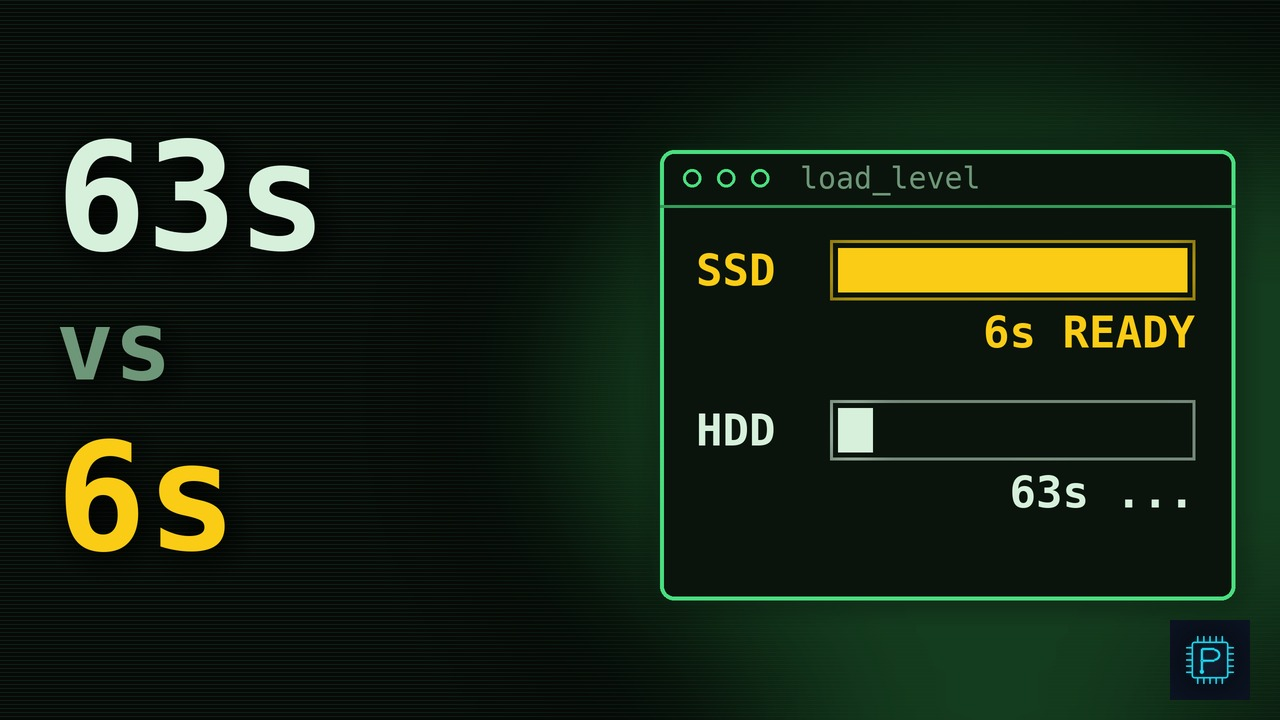

The Python source for this figure:
"""Thumbnail for video 05: terminal-green load bars racing (HDD crawling vs SSD done) + big text."""
import os
HERE = os.path.dirname(os.path.abspath(__file__))
ROOT = os.path.abspath(os.path.join(HERE, "../.."))
from PIL import Image, ImageDraw, ImageFilter, ImageFont

W, H, K = 1280, 720, 2
# THEMES["terminal"] colors
NAVY = (6, 10, 7); PANEL = (10, 20, 12); GRID = (16, 32, 20); GREEN = (74, 222, 128)
AMBER = (250, 204, 21); WHITE = (214, 240, 220); MUTED = (110, 150, 120); RED = (248, 113, 113)
DV = "/usr/share/fonts/truetype/dejavu/"
w, h = W * K, H * K
img = Image.new("RGBA", (w, h), NAVY + (255,))
d0 = ImageDraw.Draw(img)
for gy in range(0, h, 4 * K):  # scanlines
    d0.line([(0, gy), (w, gy)], fill=GRID + (140,), width=K)
glow = Image.new("RGBA", (w, h), (0, 0, 0, 0))
ImageDraw.Draw(glow).ellipse([w * 0.40, h * 0.05, w * 1.15, h * 1.05], fill=(20, 60, 30, 255))
img.alpha_composite(glow.filter(ImageFilter.GaussianBlur(170)))

layer = Image.new("RGBA", (w, h), (0, 0, 0, 0))
d = ImageDraw.Draw(layer)
mono = ImageFont.truetype(DV + "DejaVuSansMono-Bold.ttf", 44 * K)
small = ImageFont.truetype(DV + "DejaVuSansMono.ttf", 30 * K)

# terminal window on the right with two race bars
x0, y0, x1, y1 = 660 * K, 150 * K, 1235 * K, 600 * K
d.rounded_rectangle([x0, y0, x1, y1], radius=14 * K, fill=PANEL + (255,), outline=GREEN + (255,), width=4 * K)
d.line([(x0, y0 + 56 * K), (x1, y0 + 56 * K)], fill=GREEN + (160,), width=3 * K)
for k in range(3):
    cx = x0 + 32 * K + k * 34 * K
    d.ellipse([cx - 9 * K, y0 + 19 * K, cx + 9 * K, y0 + 37 * K], outline=GREEN + (255,), width=3 * K)
d.text((x0 + 140 * K, y0 + 28 * K), "load_level", font=small, fill=MUTED + (255,), anchor="lm")

rows = [("SSD", 1.0, AMBER, "6s READY"), ("HDD", 0.1, WHITE, "63s ...")]
for i, (nm, frac, c, tag) in enumerate(rows):
    yy = y0 + 120 * K + i * 160 * K
    d.text((x0 + 36 * K, yy), nm, font=mono, fill=c + (255,), anchor="lm")
    bx0, bx1 = x0 + 170 * K, x1 - 40 * K
    d.rectangle([bx0, yy - 30 * K, bx1, yy + 30 * K], outline=c + (120,), width=3 * K)
    d.rectangle([bx0 + 8 * K, yy - 22 * K, bx0 + 8 * K + (bx1 - bx0 - 16 * K) * frac, yy + 22 * K], fill=c + (255,))
    d.text((bx1, yy + 62 * K), tag, font=mono, fill=c + (255,), anchor="rm")
g = layer.filter(ImageFilter.GaussianBlur(12 * K))
img.alpha_composite(g); img.alpha_composite(layer)

# big text left
t1 = ImageFont.truetype(DV + "DejaVuSansMono-Bold.ttf", 150 * K)
t2 = ImageFont.truetype(DV + "DejaVuSansMono-Bold.ttf", 96 * K)
shadow = Image.new("RGBA", (w, h), (0, 0, 0, 0))
sd = ImageDraw.Draw(shadow)
lines = [((56 * K, 110 * K), "63s", t1, WHITE), ((56 * K, 290 * K), "vs", t2, MUTED), ((56 * K, 410 * K), "6s", t1, AMBER)]
for (xy, s, f, c) in lines:
    sd.text((xy[0] + 6 * K, xy[1] + 6 * K), s, font=f, fill=(0, 0, 0, 230))
img.alpha_composite(shadow.filter(ImageFilter.GaussianBlur(14 * K)))
dd = ImageDraw.Draw(img)
for (xy, s, f, c) in lines:
    dd.text(xy, s, font=f, fill=c + (255,))

logo = Image.open(os.path.join(ROOT, "brand/plainly-silicon-logo.png")).convert("RGBA").resize((80 * K, 80 * K))
img.alpha_composite(logo, (1170 * K, 620 * K))

img.convert("RGB").resize((W, H), Image.LANCZOS).save(os.path.join(HERE, "thumbnail.jpg"), quality=92)
print("ok")
